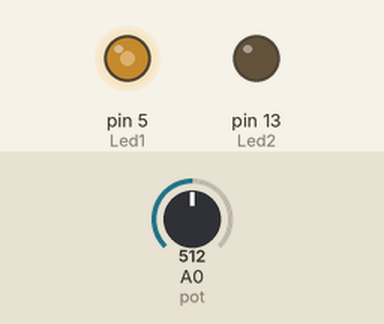
Simulated run of this sketch. Board: Arduino Uno, built with avr-gcc and run on an emulated ATmega328P. Shown: output pins drawn as LEDs (lit = HIGH). Inputs (shaded band) come from the test bench; at power-on: A0 (pot) = 512.

Above: at 2.4 s.
2.5 s: A0 (pot) set to 716
At 3.3 s:
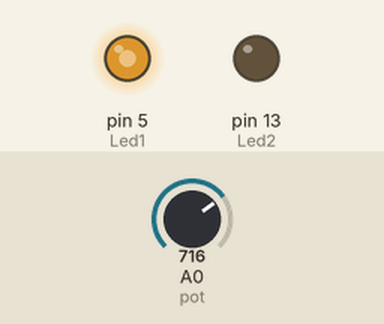
4.0 s: A0 (pot) set to 900
At 4.4 s:
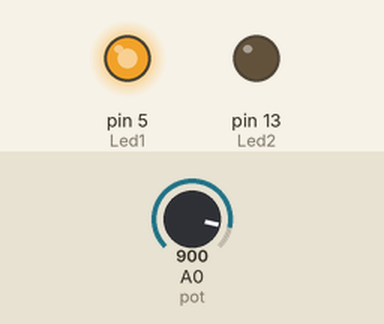
5.5 s: A0 (pot) set to 511
At 6.7 s:
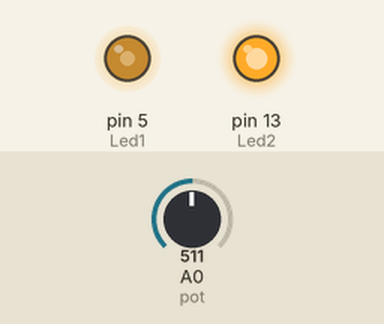
7.0 s: A0 (pot) set to 122
At 7.9 s:
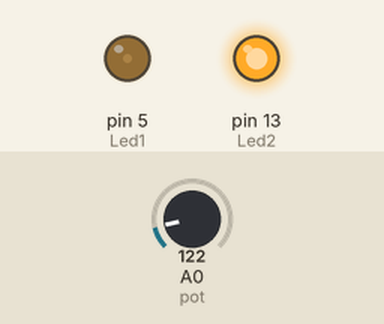
Timing chart, 0 to 9.5 s (numbered marks = the images above; inputs shaded):
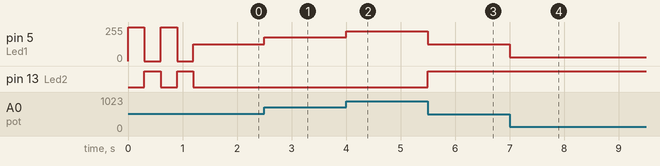

Measured:
- after the input at 2.5 s, pin 5 (Led1): 127/255 → 177/255 at once
- after the input at 4.0 s, pin 5 (Led1): 177/255 → 223/255 at once
- after the input at 5.5 s, pin 5 (Led1): 223/255 → 126/255 at once; pin 13 (Led2): LOW → HIGH at once
- after the input at 7.0 s, pin 5 (Led1): 126/255 → 30/255 at once

The sketch:

EJ-1.ino
```cpp
 int Led1 = 5;
 int Led2 = 13;
 int pot = A0;
 int sensorValue = 0;
 int outputValue = 0;
void setup()
{
  pinMode(Led1, OUTPUT);
  pinMode(Led2, OUTPUT);
  Test_Led();
}
void loop()
{
  sensorValue = analogRead(pot);
  outputValue = map(sensorValue, 0, 1023, 0, 254);
  analogWrite(Led1, outputValue);
  outputValue = map(sensorValue, 0, 1023, 254, 0);
  analogWrite(Led2, outputValue);
}
void Test_Led()
{
  digitalWrite(Led1, HIGH);
  digitalWrite(Led2, LOW);
  delay(300);
  digitalWrite(Led1, LOW);
  digitalWrite(Led2, HIGH);
  delay(300);
  digitalWrite(Led1, HIGH);
  digitalWrite(Led2, LOW);
  delay(300);
  digitalWrite(Led1, LOW);
  digitalWrite(Led2, HIGH);
  delay(300);
  digitalWrite(Led1, LOW);
  digitalWrite(Led2, LOW);
}
```
